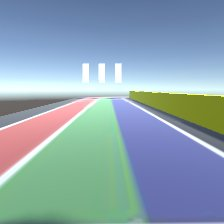
#> input picture Project_Beta/Robot1/data_interactive/latest_RGB_a.jpg, 224 x 224 px
$ python -i sliding_windows.py   (imports and definitions only)
#> lines starting #> are read from the running program, lines starting #| are printed output that depends on the picture; after the words box and inside, x2 and y2 are one past the last pixel; in counts of white or black regions, pixels touching at a corner belong together
# sliding_windows.py
# Standalone: Histogram-based Sliding Windows for WHITE lane (education-ready)
# Usage:
#   cd project/rule_based_algorithms
#   python sliding_windows.py --folder ../rulebasesample --save_debug
#
# Outputs full-size debug images to ../debug/ (ROI box, windows, midline, polynomial fits, HUD text)

from dataclasses import dataclass
from PIL import Image
import numpy as np
import cv2, os, glob, csv, argparse
from typing import Optional

# ===== Parameters (adjust if needed) =====
ROI_TOP_FRAC  = 0.35       # ROI top (fraction of image height) - extended upward for curve visibility
ROI_BOT_FRAC  = 0.88       # ROI bottom - extended downward for curve handling
NWINDOWS      = 12         # number of vertical windows (increased for extended ROI)
MARGIN        = 60         # half-width of each window [px]
MINPIX        = 50         # re-centering threshold (min points in window)
KERNEL        = 3          # morphology kernel size

# ===== Validation thresholds =====
MIN_POINTS_EACH_SIDE = 150  # Minimum points required for valid lane detection per side
LATERAL_MAX_PX = 80.0       # Maximum acceptable lateral offset [px]
THETA_MAX_DEG = 75.0        # Maximum acceptable heading angle [deg] (raised for sharp curves)
LANE_WIDTH_PX = 100         # Estimated lane width for single-side fallback [px]

# Window colors (BGR)
WIN_COLOR_LEFT  = (255, 255, 0)   # bright cyan
WIN_COLOR_RIGHT = (160, 160, 0)   # dark cyan
WIN_THICKNESS   = 2

# project_root = one folder up from "rule_based_algorithms"
project_root = os.path.dirname(os.path.dirname(__file__))
DEBUG_DIR = os.path.join(project_root, "debug")
# [1 line not run here, left out]

@dataclass
class SWResult:
    ok: bool
    left_pts: Optional[np.ndarray]
    right_pts: Optional[np.ndarray]
    left_fit: Optional[np.ndarray]   # [a,b,c] for x = a*y^2 + b*y + c
    right_fit: Optional[np.ndarray]
    lateral_px: Optional[float] = None
    theta_deg: Optional[float] = None
    img_width: Optional[int] = None
    canvas_bgr: Optional[np.ndarray] = None   # drawn canvas (BGR)
    single_side: bool = False  # True if only one lane was detected (estimated other)

# ---------- HUD text ----------
def _put_text_bottom(img: np.ndarray, lines, pad=6, max_scale=0.32, min_scale=0.28, thick=1):
    """Draw multiple lines of text bottom-left with auto scaling (unified with debug_utils.py)."""
    h, w = img.shape[:2]
    font = cv2.FONT_HERSHEY_DUPLEX
    scale = max_scale
    gap_ratio = 0.4
    max_w_limit = w - 2*pad
    max_h_limit = int(h * 0.20)

    def block_metrics(sc):
        sizes = [cv2.getTextSize(t, font, sc, thick)[0] for t in lines]
        max_w = max([s[0] for s in sizes]) if sizes else 0
        hs    = [s[1] for s in sizes]
        gap   = int(max(1, (hs[0] if hs else 0) * gap_ratio))
        total_h = (sum(hs) + (len(lines)-1)*gap) if hs else 0
        return max_w, hs, gap, total_h

    max_w, hs, gap, total_h = block_metrics(scale)
    while (max_w > max_w_limit or total_h > max_h_limit) and scale > min_scale:
        scale -= 0.05
        max_w, hs, gap, total_h = block_metrics(scale)

    y = h - pad - (total_h - (gap if len(lines) > 1 else 0))
    x = pad
    for t, hline in zip(lines, hs):
        org = (x, y + hline)
        cv2.putText(img, t, org, font, scale, (0,0,0), thick+1, cv2.LINE_AA)    # black outline
        cv2.putText(img, t, org, font, scale, (255,255,255), thick, cv2.LINE_AA) # white text
        y += hline + gap

# ---------- WHITE lane binary mask (HSV) ----------
def white_binary(hsv: np.ndarray) -> np.ndarray:
    """
    White lane is assumed to be low saturation / high value.
    Extract by thresholding low S and high V in HSV.
    """
    S_MAX = 60
    V_MIN = 190
    lo = np.array([0,   0,   V_MIN], dtype=np.uint8)
    hi = np.array([180, S_MAX, 255], dtype=np.uint8)
    mask = cv2.inRange(hsv, lo, hi)

    k = np.ones((KERNEL, KERNEL), np.uint8)
    mask = cv2.morphologyEx(mask, cv2.MORPH_OPEN, k, iterations=1)
    mask = cv2.morphologyEx(mask, cv2.MORPH_CLOSE, k, iterations=1)
    return mask

# ---------- Core: Sliding Windows ----------
def sliding_windows_white(pil_img: Image.Image, save_debug=True, src_path=None, return_canvas=False) -> SWResult:
#> called with save_debug = True, return_canvas = False
    bgr = cv2.cvtColor(np.array(pil_img), cv2.COLOR_RGB2BGR)
#> bgr is the input picture: shape (224, 224, 3); mean B, G, R 176.5, 164.9, 140.5
    H, W = bgr.shape[:2]
    y_top = int(H * ROI_TOP_FRAC)
    y_bot = int(H * ROI_BOT_FRAC)
    roi_bgr = bgr[y_top:y_bot, :]
    hsv = cv2.cvtColor(roi_bgr, cv2.COLOR_BGR2HSV)
#> hsv: shape (119, 224, 3); mean H, S, V 92.9, 77.1, 196.8

    # Debug canvas
    dbg = bgr.copy()
    cv2.rectangle(dbg, (0, y_top), (W, y_bot), (0, 0, 255), 2)   # ROI box
    cx = W // 2
    cv2.line(dbg, (cx, y_top), (cx, y_bot), (0, 255, 0), 2)      # image center line

    # Binary
    binary = white_binary(hsv)
#> in white_binary, `mask = cv2.inRange(hsv, lo, hi)`:
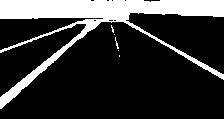
#> mask: shape (119, 224); 20.4% white; 6 white regions (5 under 20 px), largest, box (x1, y1, x2, y2) and area: (0, 0, 224, 109) 5414
    if np.count_nonzero(binary) < 300:
        # Save (if requested)
        if save_debug:
            _save_debug_image(dbg, pil_img, src_path)
        return SWResult(False, None, None, None, None, lateral_px=None, theta_deg=None, img_width=W,
                        canvas_bgr=dbg if return_canvas else None)

    # Histogram-based initial positions
    half = binary[binary.shape[0] // 2 :, :]
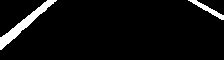
#> half: shape (60, 224); 5.3% white; 2 white regions, box (x1, y1, x2, y2) and area: (0, 0, 57, 50) 548, (188, 0, 224, 20) 169
    hist = np.sum(half, axis=0)
#> hist = 224 values, max 3315 at index 0, min 0 at index 57, mean 816.2
    midx = W // 2
    leftx_base  = np.argmax(hist[:midx]) if np.any(hist[:midx]) else midx // 2
#> leftx_base = 0
    rightx_base = (np.argmax(hist[midx:]) + midx) if np.any(hist[midx:]) else (midx + (W - midx) // 2)
#> rightx_base = 203

    win_h = binary.shape[0] // NWINDOWS
    nonzero_y, nonzero_x = binary.nonzero()
#> nonzero_y = 5214 values from 0 to 108; nonzero_x = 5214 values, max 223 at index 223, min 0 at index 0, mean 99.86
    leftx_current, rightx_current = int(leftx_base), int(rightx_base)
#> leftx_current = 0; rightx_current = 203

    left_inds, right_inds = [], []

    # Sliding windows
    for win in range(NWINDOWS):
        win_y_low  = y_bot - (win + 1) * win_h
        win_y_high = y_bot - win * win_h
        ry_low  = win_y_low  - y_top
        ry_high = win_y_high - y_top

        lx_low, lx_high = leftx_current - MARGIN, leftx_current + MARGIN
        rx_low, rx_high = rightx_current - MARGIN, rightx_current + MARGIN

        cv2.rectangle(dbg, (lx_low, win_y_low), (lx_high, win_y_high), WIN_COLOR_LEFT, WIN_THICKNESS)
        cv2.rectangle(dbg, (rx_low, win_y_low), (rx_high, win_y_high), WIN_COLOR_RIGHT, WIN_THICKNESS)

        good_left = ((nonzero_y >= ry_low) & (nonzero_y < ry_high) &
                     (nonzero_x >= lx_low) & (nonzero_x < lx_high)).nonzero()[0]
        good_right = ((nonzero_y >= ry_low) & (nonzero_y < ry_high) &
                      (nonzero_x >= rx_low) & (nonzero_x < rx_high)).nonzero()[0]

        left_inds.append(good_left)
        right_inds.append(good_right)

        if len(good_left) > MINPIX:
            leftx_current = int(np.mean(nonzero_x[good_left]))
        if len(good_right) > MINPIX:
            rightx_current = int(np.mean(nonzero_x[good_right]))
#> this loop made 12 passes
#> (lx_low, lx_high, rx_low, rx_high, leftx_current, rightx_current) on passes 6, 7, 8, 11, 12: (-32, 88, 143, 263, 39, 209), (-21, 99, 149, 269, 50, 194), (-10, 110, 134, 254, 49, 178), (22, 142, 118, 238, 98, 129), (38, 158, 69, 189, 91, 116)
#> dbg: shape (224, 224, 3); mean B, G, R 176.3, 166.4, 118.9
#> after the loop, left_inds = 12 items; right_inds = 12 items

    left_inds  = np.concatenate(left_inds)  if len(left_inds)  else np.array([], dtype=int)
#> left_inds = 1871 values, max 5213 at index 45, min 2502 at index 1068, mean 3966.4
    right_inds = np.concatenate(right_inds) if len(right_inds) else np.array([], dtype=int)
#> right_inds = 1039 values, max 4878 at index 31, min 2533 at index 338, mean 3599.5

    leftx  = nonzero_x[left_inds]
#> leftx = 1871 values, max 157 at index 1187, min 0 at index 0, mean 68.65
    leftyR = nonzero_y[left_inds]
#> leftyR = 1871 values, max 108 at index 44, min 11 at index 1068, mean 39.76
    rightx = nonzero_x[right_inds]
#> rightx = 1039 values, max 223 at index 9, min 69 at index 338, mean 138.1
    rightyR= nonzero_y[right_inds]
#> rightyR = 1039 values, max 78 at index 29, min 11 at index 338, mean 26.97
    lefty  = leftyR + y_top
#> lefty = 1871 values, max 186 at index 44, min 89 at index 1068, mean 117.8
    righty = rightyR + y_top
#> righty = 1039 values, max 156 at index 29, min 89 at index 338, mean 105

    # Fit polynomials with single-side fallback
    ok = False
    left_fit = right_fit = None
    single_side_mode = None  # None, "left_only", "right_only"

    left_valid = leftx.size >= MIN_POINTS_EACH_SIDE
    right_valid = rightx.size >= MIN_POINTS_EACH_SIDE

    if left_valid and right_valid:
        # Normal: both sides detected
        left_fit  = np.polyfit(lefty.astype(np.float32),  leftx.astype(np.float32),  2)
#> left_fit = [-0.003, -0.26, 143.6]
        right_fit = np.polyfit(righty.astype(np.float32), rightx.astype(np.float32), 2)
#> right_fit = [0.0219, -3.53, 257.6]
        ok = True
    elif left_valid and not right_valid:
        # Left only: estimate right lane and continue driving
        # This typically happens in right curves where right lane exits view
        left_fit = np.polyfit(lefty.astype(np.float32), leftx.astype(np.float32), 2)
        right_fit = left_fit.copy()
        right_fit[2] += LANE_WIDTH_PX  # Estimate right lane position
        single_side_mode = "left_only"
        ok = True  # Allow driving with estimated lane
    elif right_valid and not left_valid:
        # Right only: estimate left lane and continue driving
        # This typically happens in left curves where left lane exits view
        right_fit = np.polyfit(righty.astype(np.float32), rightx.astype(np.float32), 2)
        left_fit = right_fit.copy()
        left_fit[2] -= LANE_WIDTH_PX  # Estimate left lane position
        single_side_mode = "right_only"
        ok = True  # Allow driving with estimated lane
    # else: both invalid, ok stays False

    # Draw fitted lines for visualization (even when single-side only)
    can_draw = (left_fit is not None) and (right_fit is not None)
#> can_draw = True
    if can_draw:
        # Sample for drawing
        ploty = np.linspace(y_top, y_bot - 1, 100).astype(np.float32)
        left_fitx  = (left_fit[0]*ploty**2 + left_fit[1]*ploty + left_fit[2]).astype(int)
#> left_fitx = 100 values, max 105 at index 0, min -22 at index 99, mean 47.81
        right_fitx = (right_fit[0]*ploty**2 + right_fit[1]*ploty + right_fit[2]).astype(int)
#> right_fitx = 100 values from 115 to 406

        # Draw detected line (orange) vs estimated line (pink dashed effect)
        for x, y in zip(left_fitx, ploty.astype(int)):
            color = (0, 200, 255) if single_side_mode != "right_only" else (180, 105, 255)  # orange or pink
            cv2.circle(dbg, (x, y), 2, color, -1)
#> this loop made 100 passes
#> (x, y) on passes 1 to 8: (105, 78), (104, 79), (103, 80), (102, 81), (101, 82), (100, 83), (99, 85), (98, 86)
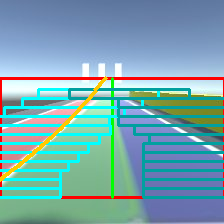
#> dbg: shape (224, 224, 3); mean B, G, R 173.7, 166.1, 119.9
        for x, y in zip(right_fitx, ploty.astype(int)):
            color = (0, 200, 255) if single_side_mode != "left_only" else (180, 105, 255)  # orange or pink
            cv2.circle(dbg, (x, y), 2, color, -1)
#> this loop made 100 passes
#> (x, y) on passes 1 to 8: (115, 78), (115, 79), (115, 80), (115, 81), (115, 82), (115, 83), (115, 85), (115, 86)
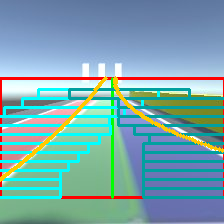
#> dbg: shape (224, 224, 3); 1.04% of pixels changed, all inside (x1, y1, x2, y2) = (113, 76, 224, 153)

        # Plot midline (yellow)
        center_fitx = ((left_fitx + right_fitx) / 2).astype(int)
#> center_fitx = 100 values, max 192 at index 99, min 105 at index 13, mean 128.7
        for x, y in zip(center_fitx, ploty.astype(int)):
            cv2.circle(dbg, (x, y), 2, (0, 255, 255), -1)
#> this loop made 100 passes
#> (x, y) on passes 1 to 8: (110, 78), (109, 79), (109, 80), (108, 81), (108, 82), (107, 83), (107, 85), (106, 86)
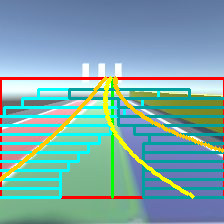
#> dbg: shape (224, 224, 3); 1.33% of pixels changed, all inside (x1, y1, x2, y2) = (103, 76, 195, 199)

    # ----- Lateral / Theta: compute & visualize (0° = up, right positive) -----
    if ok and (left_fit is not None) and (right_fit is not None):
        y_center = (y_top + y_bot) // 2

        def x_centerline(y):
#> called with y = 137
            xl = np.polyval(left_fit,  y)
#> xl = 51.71
            xr = np.polyval(right_fit, y)
#> xr = 184.8
            return 0.5 * (xl + xr)

        # Lateral (difference from image center)
        x_center_lane = float(x_centerline(y_center))
#> x_center_lane = 118.2
        lateral = x_center_lane - (W / 2)
#> lateral = 6.23

        # Heading angle (upward finite diff)
        h = 1.0
        xc_up = float(x_centerline(y_center - h))
#> xc_up = 117.5
        xc_dn = float(x_centerline(y_center + h))
#> xc_dn = 118.9
        dxdy_up = (xc_up - xc_dn) / (2.0 * h)   # d x / d (−y)
#> dxdy_up = -0.692
        theta_rad = np.arctan(dxdy_up)
#> theta_rad = -0.606
        theta_deg = float(np.degrees(theta_rad))
#> theta_deg = -34.7

        # ===== Anomaly filtering: reject extreme values =====
        is_anomaly = (abs(lateral) > LATERAL_MAX_PX or abs(theta_deg) > THETA_MAX_DEG)
#> is_anomaly = False

        # Build mode string for HUD
        mode_str = ""
        if single_side_mode == "left_only":
            mode_str = " [L only]"
        elif single_side_mode == "right_only":
            mode_str = " [R only]"
        if is_anomaly:
            mode_str += " REJECTED"

        # Visualization
        title = f"Sliding Windows (WHITE){mode_str}"
        _put_text_bottom(dbg, [title, f"Lateral = {lateral:+.1f} px", f"Theta  = {theta_deg:+.1f} deg"])
#> in _put_text_bottom, `font = cv2.FONT_HERSHEY_DUPLEX`: font = 2
#> in block_metrics, `sizes = [cv2.getTextSize(t, font, sc, thick)[0] for t in lines]`: sizes = [(127, 8), (96, 8), (106, 8)]
#> in block_metrics, `max_w = max([s[0] for s in sizes]) if sizes else 0`: max_w = 127
#> in block_metrics, `hs    = [s[1] for s in sizes]`: hs = [8, 8, 8]
#> in block_metrics, `gap   = int(max(1, (hs[0] if hs else 0) * gap_ratio))`: gap = 3
#> in block_metrics, `total_h = (sum(hs) + (len(lines)-1)*gap) if hs else 0`: total_h = 30
#> in _put_text_bottom, `max_w, hs, gap, total_h = block_metrics(scale)`: max_w = 127; hs = [8, 8, 8]; gap = 3; total_h = 30
#> after the loop in _put_text_bottom, `while (max_w > max_w_limit or total_h > max_h_limit) and scale > min_s..`: scale = 0.32
#> in _put_text_bottom, `y = h - pad - (total_h - (gap if len(lines) > 1 else 0))`: y = 191
#> the loop in _put_text_bottom, `for t, hline in zip(lines, hs):` made 3 passes
#> (t, org, y) on passes 1 to 3: ('Sliding Windows (WHITE)', (6, 199), 202), ('Lateral = +6.2 px', (6, 210), 213), ('Theta  = -34.7 deg', (6, 221), 224)
#> after the loop in _put_text_bottom, `for t, hline in zip(lines, hs):`:
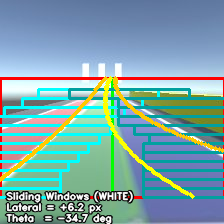
#> img: shape (224, 224, 3); mean B, G, R 168.6, 165, 123.2
#> after the loop in _put_text_bottom, `for t, hline in zip(lines, hs):`: y = 224
        pt_center = (W // 2, int(y_center))
        pt_xc     = (int(x_center_lane), int(y_center))
#> pt_xc = (118, 137)
        cv2.line(dbg, pt_center, pt_xc, (0, 0, 255), 2)  # red = lateral
#> dbg: shape (224, 224, 3); 0.05% of pixels changed, all inside (x1, y1, x2, y2) = (111, 136, 120, 139)

        arrow_len = 20
        dx_vis = int(arrow_len * np.sin(theta_rad))   # right positive
#> dx_vis = -11
        dy_vis = int(arrow_len * np.cos(theta_rad))   # up positive → subtract on image
#> dy_vis = 16
        pt_theta_end = (pt_xc[0] + dx_vis, pt_xc[1] - dy_vis)
#> pt_theta_end = (107, 121)
        cv2.line(dbg, pt_xc, pt_theta_end, (255, 0, 0), 2)  # blue = heading
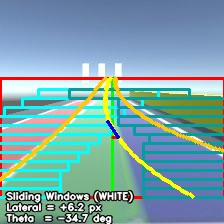
#> dbg: shape (224, 224, 3); mean B, G, R 168.9, 164.6, 123

        # Prepare result - if anomaly, return ok=False with None values
        left_pts  = np.column_stack([leftx,  lefty])  if leftx.size  else None
#> left_pts = 1871 pairs, first value 0 to 157, second value 89 to 186
        right_pts = np.column_stack([rightx, righty]) if rightx.size else None
#> right_pts = 1039 pairs, first value 69 to 223, second value 89 to 156

        if is_anomaly:
            # Anomaly detected: return failure with debug canvas
            result = SWResult(
                ok=False,
                left_pts=left_pts,
                right_pts=right_pts,
                left_fit=left_fit,
                right_fit=right_fit,
                lateral_px=None,  # Don't pass anomalous values
                theta_deg=None,
                img_width=W,
                canvas_bgr=dbg if return_canvas else None,
            )
            if save_debug:
                _save_debug_image(dbg, pil_img, src_path)
            return result

        result = SWResult(
            ok=True,
            left_pts=left_pts,
            right_pts=right_pts,
            left_fit=left_fit,
            right_fit=right_fit,
            lateral_px=float(lateral),
            theta_deg=theta_deg,
            img_width=W,
            canvas_bgr=dbg if return_canvas else None,
            single_side=(single_side_mode is not None),
        )

        if save_debug:
            _save_debug_image(dbg, pil_img, src_path)
        return result

    # Even on failure, add HUD for debug info
    if single_side_mode is not None:
        mode_str = f" [{single_side_mode.replace('_', ' ').title()}]"
        _put_text_bottom(dbg, [f"Sliding Windows (WHITE){mode_str}", "Detection failed"])
    else:
        _put_text_bottom(dbg, ["Sliding Windows (WHITE)", "Detection failed"])

    # Even on failure, return canvas (ROI/windows drawn)
    left_pts  = np.column_stack([leftx,  lefty])  if leftx.size  else None
    right_pts = np.column_stack([rightx, righty]) if rightx.size else None
    result = SWResult(
        ok=False,
        left_pts=left_pts, right_pts=right_pts,
        left_fit=left_fit, right_fit=right_fit,
        lateral_px=None, theta_deg=None, img_width=W,
        canvas_bgr=dbg if return_canvas else None,
    )
    if save_debug:
        _save_debug_image(dbg, pil_img, src_path)
    return result  # important: always return result


def _save_debug_image(dbg_bgr: np.ndarray, pil_img: Image.Image, src_path: Optional[str]):
    """Save debug image (filename follows input; falls back to PIL image name)."""
    if src_path is not None:
        base_name = os.path.basename(src_path)
    else:
        base_name = os.path.basename(getattr(pil_img, "filename", "unknown.jpg"))
    out_name = f"debug_{base_name}"
#> out_name = 'debug_unknown.jpg'
    out_path = os.path.join(DEBUG_DIR, out_name)
    cv2.imwrite(out_path, dbg_bgr)
    print(f"[SW] Saved {out_path}")
#| [SW] Saved Robot1/debug/debug_unknown.jpg

# ---------- CLI ----------
# [44 lines left out: functions _iter_images, run_batch, main, not called in this run]

# [2 lines not run here, left out]

>>> import cv2
>>> picture = cv2.cvtColor(cv2.imread('../../Project_Beta/Robot1/data_interactive/latest_RGB_a.jpg'), cv2.COLOR_BGR2RGB)
>>> result = sliding_windows_white(picture)
